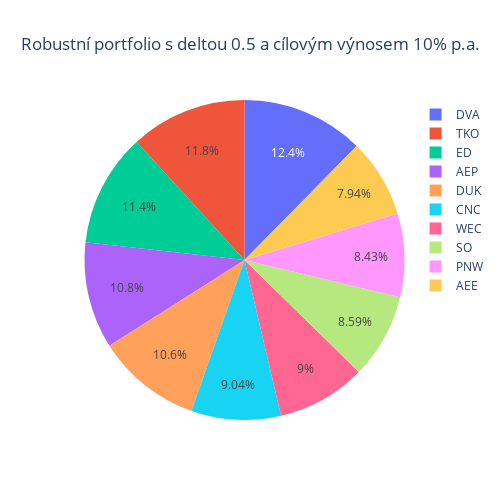

This figure's notebook cell:
### Code cell
weightsCustomDeltaTarget = RobustLedoitWolfCustomDeltaTargetReturn(prices = prices, target_return = 0.1, custom_delta = 0.5)
weightsPlot(weightsCustomDeltaTarget, title = "Robustní portfolio s deltou 0.5 a cílovým výnosem 10% p.a.")

### Figure 1 — Plotly figure (JSON) as saved in the notebook; plotly's stock layout.template omitted (floating-point values rounded to 4 significant figures)
{"data": [{"labels": ["AEE", "AEP", "CNC", "DUK", "DVA", "ED", "PNW", "SO", "TKO", "WEC"], "type": "pie", "values": [0.07938, 0.1078, 0.09044, 0.1062, 0.1237, 0.1144, 0.08432, 0.08593, 0.1179, 0.09004]}], "layout": {"height": 500, "title": {"text": "Robustní portfolio s deltou 0.5 a cílovým výnosem 10% p.a.", "x": 0.5}, "width": 500}}
